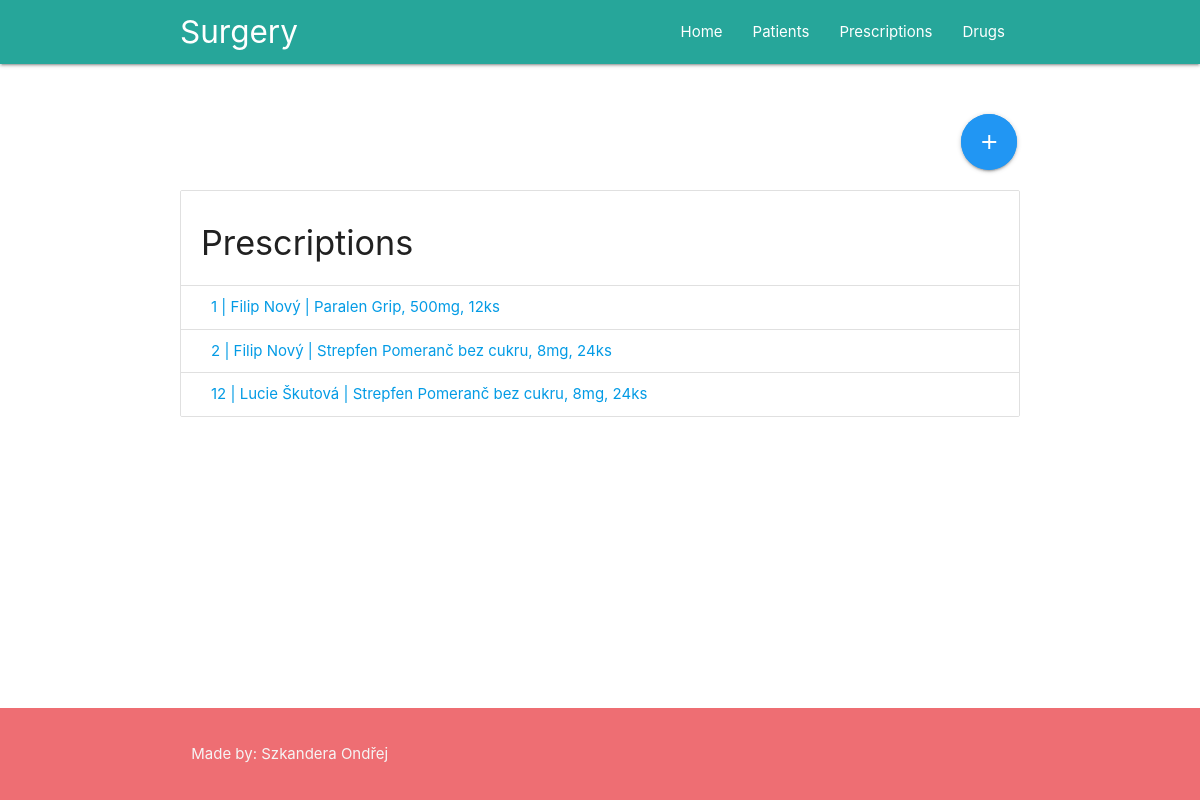
Before: /prescriptions with the older database file.
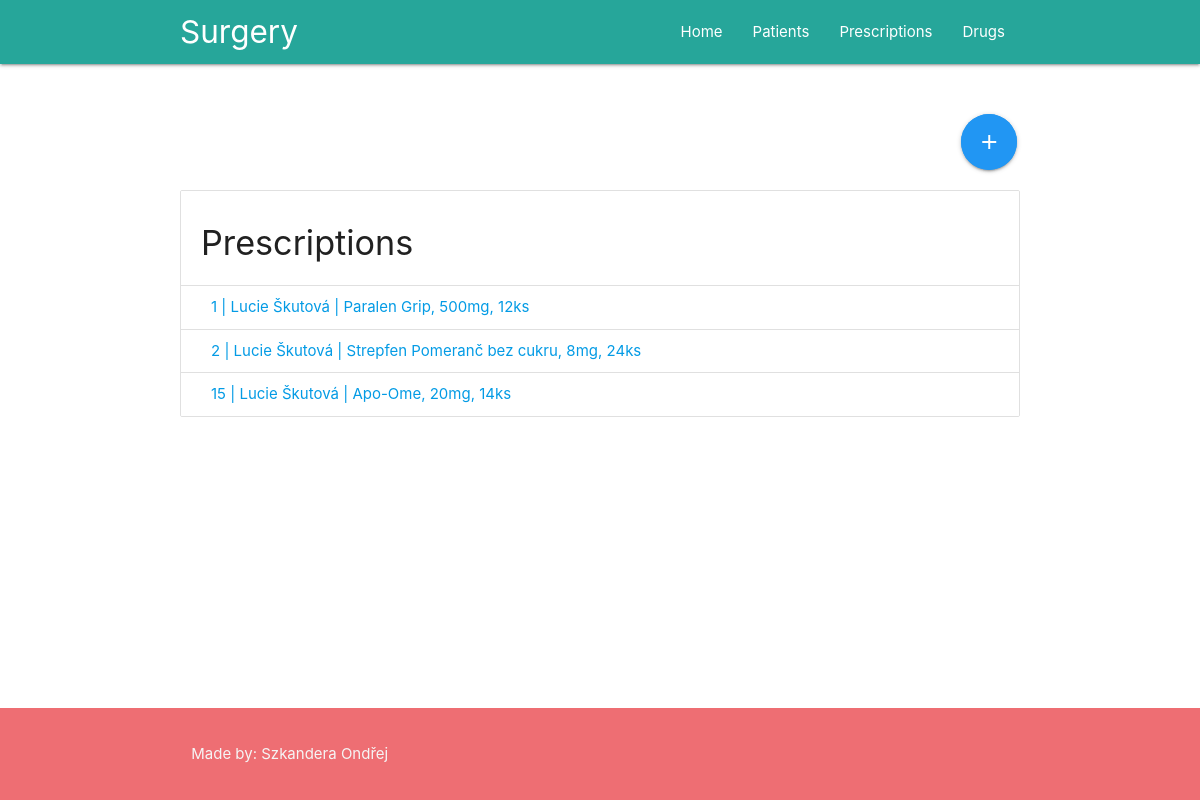
After: the same page with the newer database file.
### Office/models.py (models this page shows, shortened)
class Prescription(models.Model):
    patient = models.ForeignKey('Patient', on_delete=models.CASCADE)
    drug = models.ForeignKey('Drug', on_delete=models.CASCADE)
    date = models.DateField()

class Patient(models.Model):
    first_name = models.CharField(max_length=50)
    last_name = models.CharField(max_length=50)
    birthday = models.DateField()
    height = models.IntegerField()
    weight = models.DecimalField(max_digits=5, decimal_places=2)

class Drug(models.Model):
    name = models.CharField(max_length=100)
    number_of_pills = models.IntegerField()
    description = models.TextField(null=True)
    gram = models.IntegerField()
    picture = models.ImageField(null=True, blank=True, upload_to='pictures/%Y/%m/%d/')
    def __str__(self):
        return '{}, {}mg, {}ks'.format(self.name, self.gram, self.number_of_pills)

### Office/views.py (the view)
# urls.py: path('prescriptions', views.prescriptions, name='prescriptions'),
def prescriptions(request):
    context = {
        'prescriptions': models.Prescription.objects.all()
    }
    return render(request, 'Office/prescriptions.html', context)

### Office/templates/Office/prescriptions.html
{% extends 'Office/layout.html' %}
{% block content %}
    <div class="row">
        <div class="col s1 offset-s11">
            <a class="btn-floating btn-large waves-effect waves-light blue pulse"
               href="{% url 'add_prescription' %}"><i class="material-icons">add</i></a>
        </div>
    </div>
    <ul class="collection with-header">
        <li class="collection-header"><h4>Prescriptions</h4></li>
        {% for prescription in prescriptions %}
                <li class="collection-item">
                    <a href="{% url 'prescription_detail' prescription.id %}">{{ prescription.id }} | {{ prescription.patient.first_name }} {{ prescription.patient.last_name }} | {{ prescription.drug }}</a>
                </li>
        {% endfor %}
    </ul>
{% endblock %}

### Office/templates/Office/layout.html (shortened to what this page needs)
{% load static %}
<!DOCTYPE html>
<html lang="en">
<head>
    <link rel="stylesheet" href="https://cdnjs.cloudflare.com/ajax/libs/materialize/1.0.0/css/materialize.min.css">
    <link rel="stylesheet" href="{% static 'Office/main_styles.css' %}" type="text/css">
</head>
<body>
<header>
  <nav>
    <div class="nav-wrapper" style="background-color: rgb(38, 166, 154);">
      <div style="margin-left:15%">
        <a href="{% url 'index' %}" class="brand-logo">Surgery</a>
      </div>
          <ul class="right hide-on-med-and-down" style="padding-right: 15%">
            <li><a href="{% url 'index' %}">Home</a></li>
            <li><a href="{% url 'patients' %}">Patients</a></li>
            <li><a href="{% url 'prescriptions' %}">Prescriptions</a></li>
            <li><a href="{% url 'drugs' %}">Drugs</a></li>
          </ul>
    </div>
  </nav>
</header>
<div style="height: 50px"></div>
<main>
    <div class="container">
        {% block content %}
        {% endblock %}
     </div>
</main>
<div style="height: 200px"></div>
<footer class="page-footer">
    <div class="container">
        <div class="row">
            <div class="col l6 s12">
                <p class="grey-text text-lighten-4">Made by: Szkandera Ondřej</p>
            </div>
        </div>
    </div>
</footer>
</body>
</html>

### Office/static/Office/main_styles.css (style rules this page uses)
body { display: flex; min-height: 100vh; flex-direction: column; }
main { flex: 1 0 auto; }

Changed rows visible on the page:
removed Prescription: id "12", patient.first_name "Lucie", patient.last_name "Škutová", drug "Strepfen Pomeranč bez cukru, 8mg, 24ks"
changed Prescription "Paralen Grip, 500mg, 12ks": patient.first_name "Filip" → "Lucie"; patient.last_name "Nový" → "Škutová"
changed Prescription "Strepfen Pomeranč bez cukru, 8mg, 24ks": patient.first_name "Filip" → "Lucie"; patient.last_name "Nový" → "Škutová"
added Prescription: id "15", patient.first_name "Lucie", patient.last_name "Škutová", drug "Apo-Ome, 20mg, 14ks"
